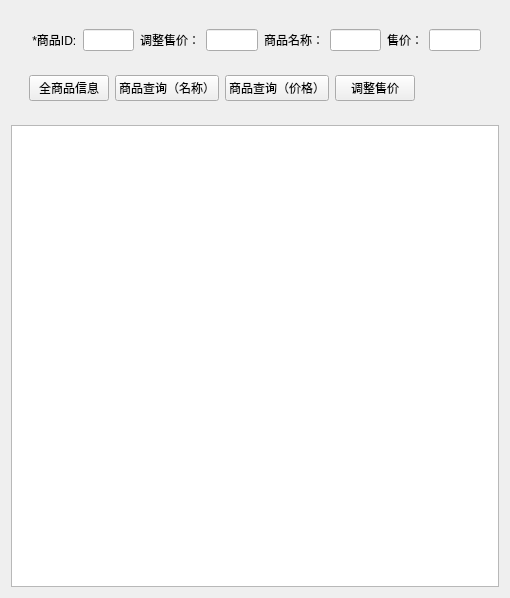
<?xml version="1.0" encoding="UTF-8"?>
<ui version="4.0">
 <class>re_1_info</class>
 <widget class="QWidget" name="re_1_info">
  <property name="geometry">
   <rect>
    <x>0</x>
    <y>0</y>
    <width>510</width>
    <height>598</height>
   </rect>
  </property>
  <property name="windowTitle">
   <string>商品信息</string>
  </property>
  <layout class="QGridLayout" name="gridLayout">
   <item row="0" column="0">
    <widget class="QWidget" name="widget" native="true">
     <layout class="QGridLayout" name="gridLayout_3">
      <item row="0" column="0">
       <widget class="QWidget" name="widget_3" native="true">
        <layout class="QGridLayout" name="gridLayout_2">
         <item row="0" column="0">
          <widget class="QLabel" name="label">
           <property name="text">
            <string> *商品ID:</string>
           </property>
          </widget>
         </item>
         <item row="0" column="1">
          <widget class="QLineEdit" name="idLineEdit"/>
         </item>
         <item row="0" column="2">
          <widget class="QLabel" name="label_4">
           <property name="text">
            <string>调整售价：</string>
           </property>
          </widget>
         </item>
         <item row="0" column="3">
          <widget class="QLineEdit" name="agjlineEdit"/>
         </item>
         <item row="0" column="4">
          <widget class="QLabel" name="label_2">
           <property name="text">
            <string>商品名称：</string>
           </property>
          </widget>
         </item>
         <item row="0" column="5">
          <widget class="QLineEdit" name="nameLineEdit"/>
         </item>
         <item row="0" column="6">
          <widget class="QLabel" name="label_3">
           <property name="text">
            <string>售价：</string>
           </property>
          </widget>
         </item>
         <item row="0" column="7">
          <widget class="QLineEdit" name="priceLineEdit"/>
         </item>
        </layout>
       </widget>
      </item>
      <item row="1" column="0">
       <widget class="QWidget" name="widget_2" native="true">
        <layout class="QGridLayout" name="gridLayout_5">
         <item row="0" column="0">
          <widget class="QPushButton" name="inquire_pbtn">
           <property name="text">
            <string>全商品信息</string>
           </property>
          </widget>
         </item>
         <item row="0" column="1">
          <widget class="QPushButton" name="index_namepbtn">
           <property name="text">
            <string>商品查询（名称）</string>
           </property>
          </widget>
         </item>
         <item row="0" column="2">
          <widget class="QPushButton" name="index_sellpbtn">
           <property name="text">
            <string>商品查询（价格）</string>
           </property>
          </widget>
         </item>
         <item row="0" column="3">
          <widget class="QPushButton" name="agjust_pbtn">
           <property name="text">
            <string>调整售价</string>
           </property>
          </widget>
         </item>
         <item row="0" column="4">
          <spacer name="horizontalSpacer">
           <property name="orientation">
            <enum>Qt::Orientation::Horizontal</enum>
           </property>
           <property name="sizeHint" stdset="0">
            <size>
             <width>168</width>
             <height>20</height>
            </size>
           </property>
          </spacer>
         </item>
        </layout>
       </widget>
      </item>
     </layout>
    </widget>
   </item>
   <item row="1" column="0">
    <widget class="QTableView" name="tableView"/>
   </item>
  </layout>
 </widget>
 <resources/>
 <connections/>
</ui>
